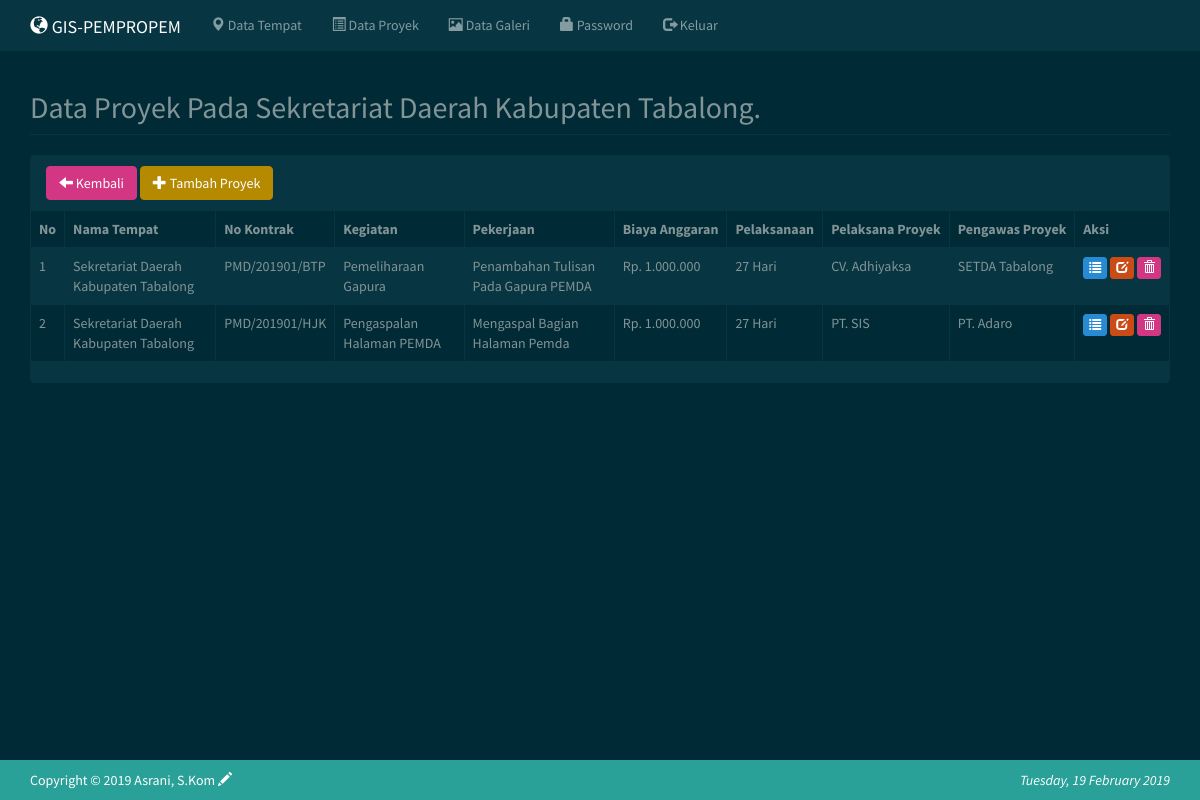
Page /index.php?m=proyek_list&IDT=1 (signed in) on the committed database.
### tables this page shows
CREATE TABLE `tb_tempat` (
  `id_tempat` int(11) NOT NULL,
  `nama_tempat` varchar(255) DEFAULT NULL,
  `gambar` varchar(255) DEFAULT NULL,
  `id_unsur` int(10) NOT NULL,
  `unsur` varchar(50) NOT NULL,
  `kategori` varchar(60) NOT NULL,
  `lat` double DEFAULT NULL,
  `lng` double DEFAULT NULL,
  `radius` int(10) NOT NULL,
  `lokasi` varchar(255) DEFAULT NULL,
  `id_kecamatan` int(10) NOT NULL,
  `kecamatan` varchar(30) NOT NULL,
  `desa` varchar(30) NOT NULL,
  `keterangan` text,
  `disimpan` date NOT NULL,
  `diupdate` date NOT NULL
);

CREATE TABLE `tb_proyek` (
  `id_proyek` int(11) NOT NULL,
  `id_tempat` int(11) NOT NULL,
  `kontrak` varchar(100) NOT NULL,
  `kegiatan` varchar(200) NOT NULL,
  `pekerjaan` varchar(200) NOT NULL,
  `biaya` varchar(50) NOT NULL,
  `awal` date NOT NULL,
  `akhir` date NOT NULL,
  `waktu` int(10) NOT NULL,
  `pelaksana` varchar(100) NOT NULL,
  `pengawas` varchar(100) NOT NULL,
  `disimpan` date NOT NULL,
  `diupdate` date NOT NULL
);

### config.php (called while the page is built)
<?php
$config["server"]='localhost';
$config["username"]='root';
$config["password"]='';
$config["database_name"]='gisdata';

### includes/ez_sql_core.php (called while the page is built, shortened)
<?php
	class ezSQLcore
	{
		var $show_errors      = true;
		var $timers           = array();
		function get_host_port( $host, $default = false )
		{
			$port = $default;
			return array( $host, $port );
		}
		function flush()
		{
			$this->last_result = array();
		}
		function get_row($query=null,$output=OBJECT,$y=0)
		{
			if ( $query )
			{
				$this->query($query);
			}
			if ( $output == OBJECT )
			{
				return $this->last_result[$y]?$this->last_result[$y]:null;
			}
			elseif ( $output == ARRAY_A )
			{
				return $this->last_result[$y]?get_object_vars($this->last_result[$y]):null;
			}
			elseif ( $output == ARRAY_N )
			{
				return $this->last_result[$y]?array_values(get_object_vars($this->last_result[$y])):null;
			}
			else
			{
				$this->show_errors ? trigger_error(" \$db->get_row(string query, output type, int offset) -- Output type must be one of: OBJECT, ARRAY_A, ARRAY_N",E_USER_WARNING) : null;
			}
		}
		function get_results($query=null, $output = OBJECT)
		{
			if ( $query )
			{
				$this->query($query);
			}
			if ( $output == OBJECT )
			{
				return $this->last_result;
			}
		}
		function timer_get_cur()
		{
			list($usec, $sec) = explode(" ",microtime());
			return ((float)$usec + (float)$sec);
		}
		function timer_start($timer_name)
		{
			$this->timers[$timer_name] = $this->timer_get_cur();
		}
		function timer_elapsed($timer_name)
		{
			return round($this->timer_get_cur() - $this->timers[$timer_name],2);
		}
	}

### functions.php (called while the page is built, shortened)
<?php
include dirname(__FILE__) . '/config.php';
include'includes/ez_sql_core.php';
include'includes/ez_sql_mysqli.php';
$db = new ezSQL_mysqli($config[username], $config[password], $config[database_name], $config[server]);

### includes/ez_sql_mysqli.php (called while the page is built, shortened)
<?php
	$ezsql_mysqli_str = array
	(
		1 => 'Require $dbuser and $dbpassword to connect to a database server',
		2 => 'Error establishing mySQLi database connection. Correct user/password? Correct hostname? Database server running?',
		3 => 'Require $dbname to select a database',
		4 => 'mySQLi database connection is not active',
		5 => 'Unexpected error while trying to select database'
	);
	class ezSQL_mysqli extends ezSQLcore
	{
		function connect($dbuser='', $dbpassword='', $dbhost='localhost', $dbport=false)
		{
			global $ezsql_mysqli_str; $return_val = false;
			if ( ! $dbuser )
			{
				$this->register_error($ezsql_mysqli_str[1].' in '.__FILE__.' on line '.__LINE__);
				$this->show_errors ? trigger_error($ezsql_mysqli_str[1],E_USER_WARNING) : null;
			}
			else
			{
				$this->dbh = new mysqli($dbhost,$dbuser,$dbpassword, '', $dbport);
				if( $this->dbh->connect_errno )
				{
					$this->register_error($ezsql_mysqli_str[2].' in '.__FILE__.' on line '.__LINE__);
					$this->show_errors ? trigger_error($ezsql_mysqli_str[2],E_USER_WARNING) : null;
				}
				else
				{
					$return_val = true;
				}
			}
			return $return_val;
		}
		function query($query)
		{
			$return_val = 0;
			$query = trim($query);
			$this->result = @$this->dbh->query($query);
			if ( preg_match("/^(insert|delete|update|replace|truncate|drop|create|alter|begin|commit|rollback|set|lock|unlock|call)/i",$query) )
			{
				$is_insert = true;
				$this->rows_affected = @$this->dbh->affected_rows;
				if ( preg_match("/^(insert|replace)\s+/i",$query) )
				{
					$this->insert_id = @$this->dbh->insert_id;
				}
				$return_val = $this->rows_affected;
			}
			else
			{
				$is_insert = false;
				$i=0;
				$num_rows=0;
				while ( $row = @$this->result->fetch_object() )
				{
					$num_rows++;
				}
				$this->num_rows = $num_rows;
				$return_val = $this->num_rows;
			}
			return $return_val;
		}
	}

### proyek_list.php (the view, shortened to what this page needs)
<?php
    $rowt = $db->get_row("SELECT * FROM tb_tempat WHERE id_tempat='$_GET[IDT]'");
?>
<div class="page-header">
    <h2>Data Proyek Pada <?=$rowt->nama_tempat?>. </h2>
</div>
<div class="panel panel-default">
    <div class="panel-heading">
        <form class="form-inline">
            <div class="form-group">
               <a class="btn btn-danger" href="?m=tempat"><span class="glyphicon glyphicon-arrow-left"></span> Kembali</a>
               <a class="btn btn-primary" href="?m=proyek_tambah_list&IDT=<?=$rowt->id_tempat?>"><span class="glyphicon glyphicon-plus"></span> Tambah Proyek </a>
            </div>
        </form>
    </div>
    <div class="oxa">
        <table class="table table-bordered table-hover table-striped">
        <thead>
            <tr class="nw">
                <th>No</th>
                <th>Nama Tempat</th>
                <th>No Kontrak</th>
                <th>Kegiatan</th>
                <th>Pekerjaan</th>
                <th>Biaya Anggaran</th>
                <th>Pelaksanaan</th>
                <th>Pelaksana Proyek</th>
                <th>Pengawas Proyek</th>
				<th>Aksi</th>
            </tr>
        </thead>
        <?php
            $rowst = $db->get_results("SELECT * FROM tb_proyek WHERE id_tempat='$_GET[IDT]'");
            foreach($rowst as $rowp):?>
			<tr>
			<td><?=++$no?></td>
			<td><?=$rowt->nama_tempat?></td>
            <td><?=$rowp->kontrak?></td>
			<td><?=$rowp->kegiatan?></td>
			<td><?=$rowp->pekerjaan?></td>
            <td>Rp. <?=$rowp->biaya?></td>
            <td><?=$rowp->waktu?> Hari</td>
			<td><?=$rowp->pelaksana?></td>
			<td><?=$rowp->pengawas?></td>
            <td class="nw">
				<a class="btn btn-xs btn-info" href="?m=galeri_list&IDT=<?=$rowp->id_tempat?>&IDP=<?=$rowp->id_proyek?>"><span class="glyphicon glyphicon-list"></span></a>
				<a class="btn btn-xs btn-warning" href="?m=proyek_ubah_list&IDP=<?=$rowp->id_proyek?>"><span class="glyphicon glyphicon-edit"></span></a>
				<a class="btn btn-xs btn-danger" href="aksi.php?act=proyek_hapus_list&IDP=<?=$rowp->id_proyek?>&IDT=<?=$rowp->id_tempat?>" onclick="return confirm('Hapus Data Proyek Dan Daga Galeri Yang Terkait?')"><span class="glyphicon glyphicon-trash"></span></a>
			</td>
        </tr>
        <?php endforeach;    ?>
        </table>
    </div>
    <div class="panel-footer">
    </div>
</div>

### assets/css/general.css (style rules this page uses)
html { position: relative; min-height: 100%; }
body { margin-bottom: 70px; }
.nw { white-space: nowrap; }
.page-header { margin-top: 0; padding-bottom: 0; }
.oxa { overflow-x: auto; }
.panel .oxa { margin: -1px; }
.oxa .table { margin-bottom: 0; }
.panel .oxa .table thead tr:first-child th { border-bottom: 0; }

### rows in the picture
tb_tempat: nama_tempat "Sekretariat Daerah Kabupaten Tabalong"
tb_proyek: id_tempat.nama_tempat "Sekretariat Daerah Kabupaten Tabalong", kontrak "PMD/201901/BTP", kegiatan "Pemeliharaan Gapura", pekerjaan "Penambahan Tulisan Pada Gapura PEMDA", biaya "1.000.000", waktu "27", pelaksana "CV. Adhiyaksa", pengawas "SETDA Tabalong"
tb_proyek: id_tempat.nama_tempat "Sekretariat Daerah Kabupaten Tabalong", kontrak "PMD/201901/HJK", kegiatan "Pengaspalan Halaman PEMDA", pekerjaan "Mengaspal Bagian Halaman Pemda", biaya "1.000.000", waktu "27", pelaksana "PT. SIS", pengawas "PT. Adaro"

### other values in the picture
$tgl "Tuesday, 19 February 2019"
